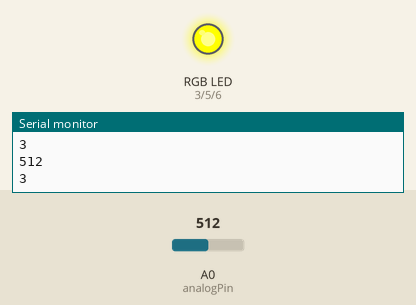
Simulated run of this sketch. Board: Arduino Uno, built with avr-gcc and run on an emulated ATmega328P. Parts: an RGB LED mixed from three pins (HIGH = lit), the last lines printed to the serial monitor. Inputs (shaded band) come from the test bench; at power-on: A0 (analogPin) = 512.

Above: at 1.3 s.
1.4 s: A0 (analogPin) set to 605
2.9 s: A0 (analogPin) set to 626
At 3.8 s:
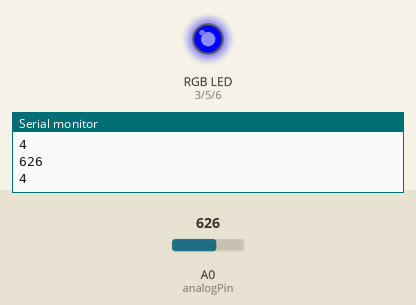
4.5 s: A0 (analogPin) set to 809
6.0 s: A0 (analogPin) set to 828
At 7.2 s:
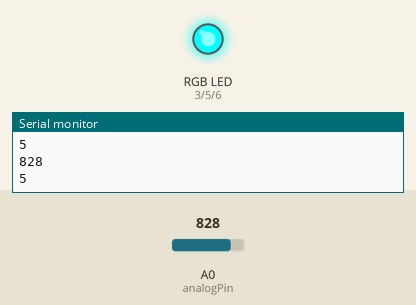
7.5 s: A0 (analogPin) set to 1012
9.0 s: A0 (analogPin) set to 1023
At 9.8 s:
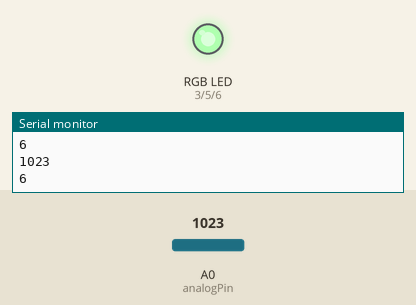
Timing chart, 0 to 11.5 s (numbered marks = the images above; inputs shaded):
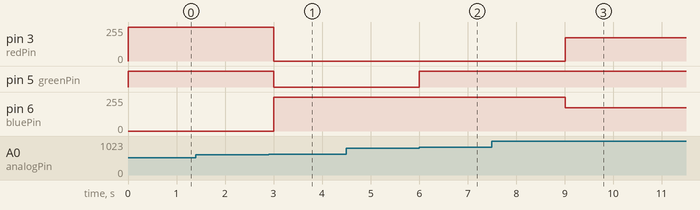

Measured:
- the behaviour switches between 613 and 614 on A0 (analogPin) (found by bisection; images 0 and 1)
- the behaviour switches between 818 and 819 on A0 (analogPin) (found by bisection; images 1 and 2)
- the behaviour switches between 1022 and 1023 on A0 (analogPin) (found by bisection; images 2 and 3)
- after the input at 2.9 s, pin 3 (redPin): 255/255 → 0/255 after 0.10 s; pin 5 (greenPin): HIGH → LOW after 0.10 s; pin 6 (bluePin): 0/255 → 255/255 after 0.10 s
- after the input at 6.0 s, pin 5 (greenPin): LOW → HIGH at once
- after the input at 9.0 s, pin 3 (redPin): 0/255 → 175/255 at once; pin 6 (bluePin): 255/255 → 175/255 at once

The sketch:

MQ_3_RGB.ino
```cpp
const int analogPin = A0;
const int redPin = 3;
const int greenPin = 5;
const int bluePin = 6;
const int colourNum=6;

void setColor(int red, int green, int blue)
{
  analogWrite(redPin, 255-red);
  analogWrite(greenPin, 255-green);
  analogWrite(bluePin, 255-blue);
}


void setup() {
  Serial.begin(9600);
  pinMode(redPin, OUTPUT);
  pinMode(greenPin, OUTPUT);
  pinMode(bluePin, OUTPUT);
}

void loop() {
  int sensorReading = analogRead(analogPin);
  Serial.println(sensorReading);
  int ledLevel = map(sensorReading, 0, 1023, 1, 6);
  Serial.println(ledLevel);
  switch(ledLevel)
  {
  case 1:
    setColor(0, 255, 255);  // 浅绿色
    break;
  case 2:
    setColor(0, 255, 0);  // 绿色
  break;
  case 3:
    setColor(0, 0, 255);  // 蓝色
    break;
  case 4:
    setColor(255, 255, 0);  // 黄色
    break;
  case 5:
    setColor(255, 0, 0);  // 红色
    break;
  case 6:
    setColor(80, 0, 80);  // 紫色
    break;
  }
  delay(500);
}
```
